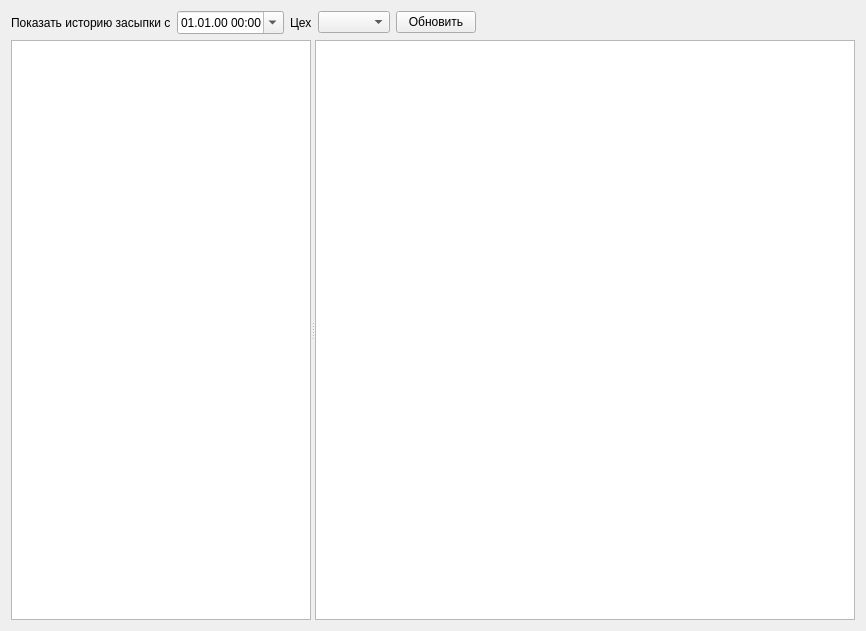
<?xml version="1.0" encoding="UTF-8"?>
<ui version="4.0">
 <class>FormBackfillHist</class>
 <widget class="QWidget" name="FormBackfillHist">
  <property name="geometry">
   <rect>
    <x>0</x>
    <y>0</y>
    <width>866</width>
    <height>631</height>
   </rect>
  </property>
  <property name="windowTitle">
   <string>Form</string>
  </property>
  <layout class="QVBoxLayout" name="verticalLayout">
   <item>
    <layout class="QHBoxLayout" name="horizontalLayout">
     <item>
      <widget class="QLabel" name="label">
       <property name="text">
        <string>Показать историю засыпки с</string>
       </property>
      </widget>
     </item>
     <item>
      <widget class="QDateTimeEdit" name="dateTimeEdit">
       <property name="displayFormat">
        <string>dd.MM.yy HH:mm</string>
       </property>
       <property name="calendarPopup">
        <bool>true</bool>
       </property>
      </widget>
     </item>
     <item>
      <widget class="QLabel" name="label_2">
       <property name="text">
        <string>Цех</string>
       </property>
      </widget>
     </item>
     <item>
      <widget class="RestComboBox" name="comboBoxCex"/>
     </item>
     <item>
      <widget class="QPushButton" name="pushButtonUpd">
       <property name="text">
        <string>Обновить</string>
       </property>
      </widget>
     </item>
     <item>
      <spacer name="horizontalSpacer">
       <property name="orientation">
        <enum>Qt::Orientation::Horizontal</enum>
       </property>
       <property name="sizeHint" stdset="0">
        <size>
         <width>40</width>
         <height>20</height>
        </size>
       </property>
      </spacer>
     </item>
    </layout>
   </item>
   <item>
    <widget class="QSplitter" name="splitter">
     <property name="sizePolicy">
      <sizepolicy hsizetype="Expanding" vsizetype="Expanding">
       <horstretch>0</horstretch>
       <verstretch>0</verstretch>
      </sizepolicy>
     </property>
     <property name="orientation">
      <enum>Qt::Orientation::Horizontal</enum>
     </property>
     <widget class="RestTableView" name="tableViewComp">
      <property name="maximumSize">
       <size>
        <width>300</width>
        <height>16777215</height>
       </size>
      </property>
      <property name="selectionMode">
       <enum>QAbstractItemView::SelectionMode::SingleSelection</enum>
      </property>
      <property name="selectionBehavior">
       <enum>QAbstractItemView::SelectionBehavior::SelectRows</enum>
      </property>
      <attribute name="verticalHeaderVisible">
       <bool>false</bool>
      </attribute>
     </widget>
     <widget class="RestTableView" name="tableViewHist"/>
    </widget>
   </item>
  </layout>
 </widget>
 <customwidgets>
  <customwidget>
   <class>RestTableView</class>
   <extends>QTableView</extends>
   <header>rest/resttableview.h</header>
  </customwidget>
  <customwidget>
   <class>RestComboBox</class>
   <extends>QComboBox</extends>
   <header>rest/restcombobox.h</header>
  </customwidget>
 </customwidgets>
 <resources/>
 <connections/>
</ui>
